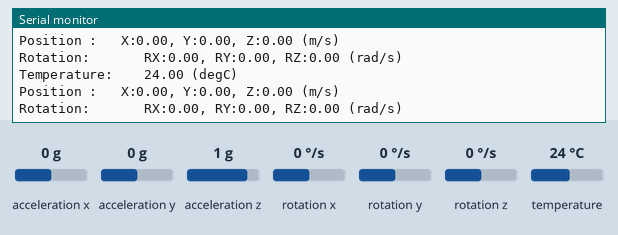
Simulated run of this sketch. Board: Arduino Uno, built with avr-gcc and run on an emulated ATmega328P. On the bench: the last lines printed to the serial monitor. Inputs (shaded band) come from the test bench; at power-on: acceleration x 0 g, acceleration y 0 g, acceleration z 1 g, rotation x 0 °/s, rotation y 0 °/s, rotation z 0 °/s, temperature 24 °C.

Above: at 1.3 s.
1.4 s: acceleration x set to -1.4 g
At 1.62 s:
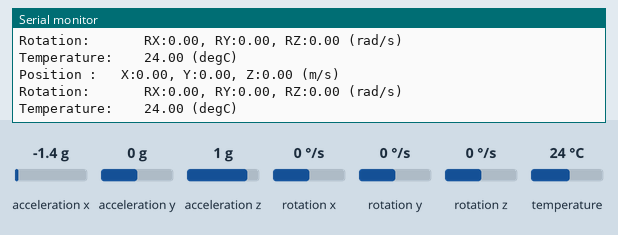
2.9 s: acceleration y set to -1.4 g
At 3.35 s:
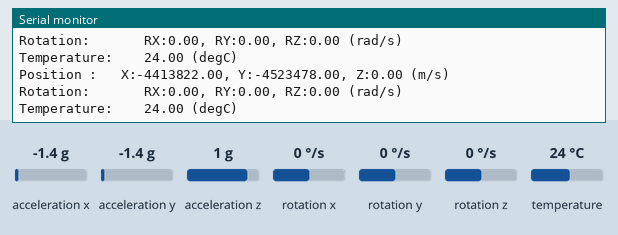
4.4 s: acceleration x set to 0 g
At 5.09 s:
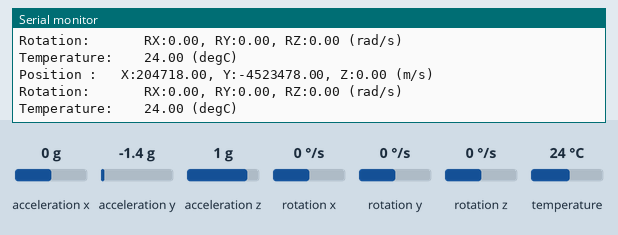
7.6 s: acceleration z set to -1.4 g
At 8.57 s:
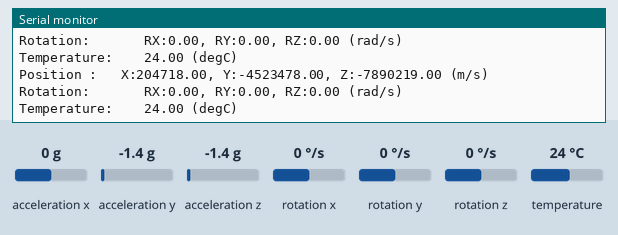
9.1 s: acceleration y set to 0 g
At 9.73 s:
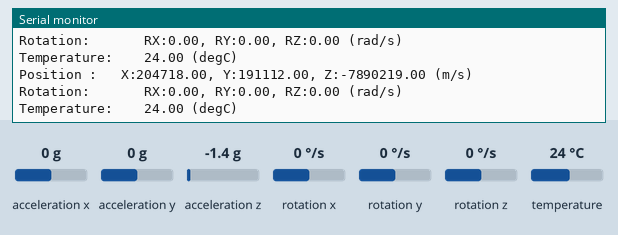
Timing chart, 0 to 12.1 s (numbered marks = the images above; inputs shaded):
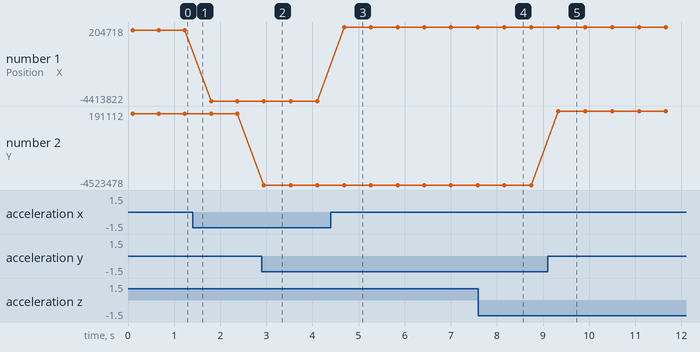

The sketch:

lecture_gyros_Position.ino
```cpp
// Include the necessary libraries
#include <Adafruit_MPU6050.h>
#include <Adafruit_Sensor.h>
#include <Wire.h>

// Create an object for the MPU6050 sensor
Adafruit_MPU6050 mpu;
float corr_alx = -7.8;
float corr_aly = -1.7;
float corr_alz = 4.1;
float corr_aaz = 0;
float corr_aay = 0;
float corr_aax = 0;

unsigned long ti = 0; // initial time
float aX = 0; // actual acc
float aY = 0; // actual acc
float aZ = 0; // actual acc
float vX = 0; // actual speed
float vY = 0; // actual speed
float vZ = 0; // actual speed
float x = 0; // actual position
float y = 0; // actual position
float z = 0; // actual position

// délai entre les mesures
int DELAI=500;


void setup() {
  // Initialize the serial communication
  Serial.begin(9600);

  // Check if the MPU6050 sensor is detected
  if (!mpu.begin()) {
    Serial.println("Failed to find MPU6050 chip");
    while (1) {
      delay(10);
    }
  }
  Serial.println("MPU6050 Found!");

  // set accelerometer range to +-8G
  mpu.setAccelerometerRange(MPU6050_RANGE_8_G);

  // set gyro range to +- 500 deg/s
  mpu.setGyroRange(MPU6050_RANGE_500_DEG);

  // set filter bandwidth to 21 Hz
  mpu.setFilterBandwidth(MPU6050_BAND_21_HZ);

  // Add a delay for stability
  delay(100);
}

void loop() {
  // Get new sensor events with the readings
  sensors_event_t a, g, temp;
  mpu.getEvent(&a, &g, &temp);

  // accélération actuelle
  float aXf = a.acceleration.x; // + corr_alx;
  float aYf = a.acceleration.y; // + corr_aly;
  float aZf = a.acceleration.z; // + corr_alz;

  // instant actuel
  unsigned long tf = millis();
  float dt;
  if (ti == 0){
    aX = aXf; aY = aYf; aZ = aZf;
    vX = 0; vY = 0; vZ = 0;
    x=0; y=0; z = 0;// uniquement pour le démarrage des mesures
  } else {
    dt = tf-ti;
    // différence d'accélération
    float daX = aXf - aX;
    float daY = aYf - aY;
    float daZ = aZf - aZ;
    // sauver l'accélération actuelle
    aX = aXf;
    aY = aYf;
    aZ = aZf;

    // vitesse
    float dvX = getIncrement(daX, dt);
    vX += dvX;
    float dvY = getIncrement(daY, dt);
    vY += dvY;
    float dvZ = getIncrement(daZ, dt);
    vZ += dvZ;

    // position
    x += getIncrement(dvX, dt);
    y += getIncrement(dvY, dt);
    z += getIncrement(dvZ, dt);
  }
  ti = tf;


  // Print out the acceleration readings in m/s^2
  Serial.print("Position :   X:");
  Serial.print(x);
  Serial.print(", Y:");
  Serial.print(y);
  Serial.print(", Z:");
  Serial.print(z);
  Serial.println(" (m/s)");

  // Print out the rotation readings in rad/s
  Serial.print("Rotation:       RX:");
  Serial.print(g.gyro.x + corr_aax);
  Serial.print(", RY:");
  Serial.print(g.gyro.y + corr_aay);
  Serial.print(", RZ:");
  Serial.print(g.gyro.z + corr_aaz);
  Serial.println(" (rad/s)");

  // Print out the temperature reading in degrees Celsius
  Serial.print("Temperature:    ");
  Serial.print(temp.temperature);
  Serial.println(" (degC)");

  // Add a blank line for readability
  Serial.println("");

  // Add a delay to avoid flooding the serial monitor
  delay(DELAI);
}

// définition de getSpeed
float getIncrement(float a, unsigned long deltaT){
  return a * deltaT;
}
```

Measured:
- after the input at 2.9 s, the serial monitor: prints a new line after 0.05 s (image 2)
- after the input at 4.4 s, the serial monitor: prints a new line after 0.29 s (image 3)
- after the input at 7.6 s, the serial monitor: prints a new line after 0.56 s (image 4)
- after the input at 9.1 s, the serial monitor: prints a new line after 0.23 s (image 5)
- plotted number 1: 0 → -4413822 after the input at 1.4 s, -4413822 → 204718 after the input at 4.4 s
- plotted number 2: 0 → -4523478 after the input at 2.9 s, -4523478 → 191112 after the input at 9.1 s
